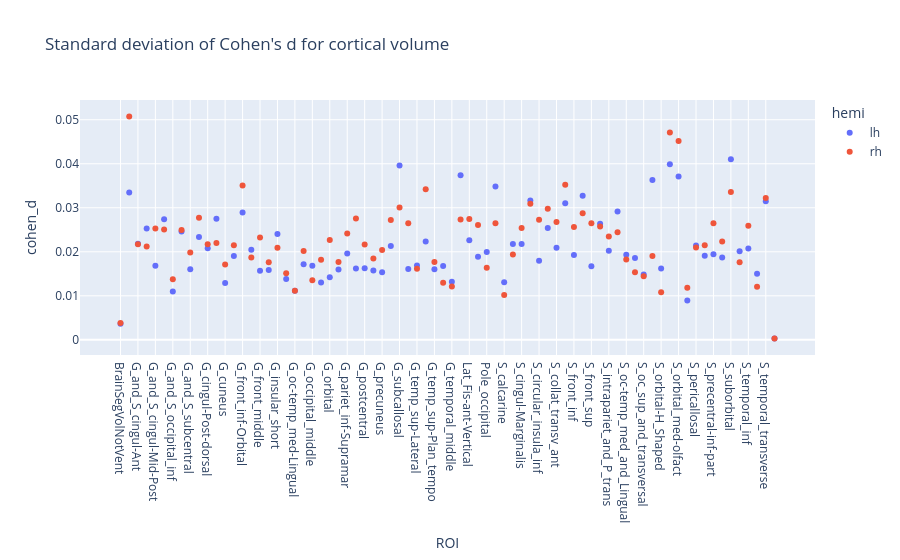

This figure's notebook cell:
### Code cell
std_cohen_d = cohen_d_volume.groupby(["hemi","ROI"])["cohen_d"].std().reset_index()
fig = px.scatter(
    std_cohen_d,
    x="ROI",
    y="cohen_d",
    color="hemi",
    hover_data=["cohen_d"],
    title="Standard deviation of Cohen's d for cortical volume",
).update_traces(orientation="h")
print_figure(fig, filename="figures/std_cohen_d_volume.png")

### Figure 1 — Plotly figure (JSON) as saved in the notebook; plotly's stock layout.template omitted (floating-point values rounded to 4 significant figures)
{"data": [{"hovertemplate": "hemi=lh<br>ROI=%{x}<br>cohen_d=%{y}<extra></extra>", "legendgroup": "lh", "marker": {"color": "#636efa", "symbol": "circle"}, "mode": "markers", "name": "lh", "orientation": "h", "showlegend": true, "type": "scatter", "x": ["BrainSegVolNotVent", "G_Ins_lg_and_S_cent_ins", "G_and_S_cingul-Ant", "G_and_S_cingul-Mid-Ant", "G_and_S_cingul-Mid-Post", "G_and_S_frontomargin", "G_and_S_occipital_inf", "G_and_S_paracentral", "G_and_S_subcentral", "G_and_S_transv_frontopol", "G_cingul-Post-dorsal", "G_cingul-Post-ventral", "G_cuneus", "G_front_inf-Opercular", "G_front_inf-Orbital", "G_front_inf-Triangul", "G_front_middle", "G_front_sup", "G_insular_short", "G_oc-temp_lat-fusifor", "G_oc-temp_med-Lingual", "G_oc-temp_med-Parahip", "G_occipital_middle", "G_occipital_sup", "G_orbital", "G_pariet_inf-Angular", "G_pariet_inf-Supramar", "G_parietal_sup", "G_postcentral", "G_precentral", "G_precuneus", "G_rectus", "G_subcallosal", "G_temp_sup-G_T_transv", "G_temp_sup-Lateral", "G_temp_sup-Plan_polar", "G_temp_sup-Plan_tempo", "G_temporal_inf", "G_temporal_middle", "Lat_Fis-ant-Horizont", "Lat_Fis-ant-Vertical", "Lat_Fis-post", "Pole_occipital", "Pole_temporal", "S_calcarine", "S_central", "S_cingul-Marginalis", "S_circular_insula_ant", "S_circular_insula_inf", "S_circular_insula_sup", "S_collat_transv_ant", "S_collat_transv_post", "S_front_inf", "S_front_middle", "S_front_sup", "S_interm_prim-Jensen", "S_intrapariet_and_P_trans", "S_oc-temp_lat", "S_oc-temp_med_and_Lingual", "S_oc_middle_and_Lunatus", "S_oc_sup_and_transversal", "S_occipital_ant", "S_orbital-H_Shaped", "S_orbital_lateral", "S_orbital_med-olfact", "S_parieto_occipital", "S_pericallosal", "S_postcentral", "S_precentral-inf-part", "S_precentral-sup-part", "S_suborbital", "S_subparietal", "S_temporal_inf", "S_temporal_sup", "S_temporal_transverse", "eTIV"], "xaxis": "x", "y": [0.003668, 0.03346, 0.02182, 0.02528, 0.01683, 0.02738, 0.01096, 0.02459, 0.01602, 0.02334, 0.02078, 0.02753, 0.01293, 0.01906, 0.02893, 0.02045, 0.01569, 0.01588, 0.02405, 0.01383, 0.01117, 0.01715, 0.01682, 0.01302, 0.0142, 0.01598, 0.01961, 0.01619, 0.01625, 0.01575, 0.01535, 0.02131, 0.03959, 0.01607, 0.01691, 0.02233, 0.01605, 0.01679, 0.01318, 0.03737, 0.0226, 0.01888, 0.01994, 0.03482, 0.01311, 0.02179, 0.02177, 0.03166, 0.01798, 0.02539, 0.02092, 0.03101, 0.01926, 0.03273, 0.01672, 0.0264, 0.02024, 0.02915, 0.01931, 0.0186, 0.01485, 0.03633, 0.0162, 0.0399, 0.03712, 0.008948, 0.02144, 0.01911, 0.01947, 0.01871, 0.04102, 0.02013, 0.02076, 0.01503, 0.0315, 0.0003215], "yaxis": "y"}, {"hovertemplate": "hemi=rh<br>ROI=%{x}<br>cohen_d=%{y}<extra></extra>", "legendgroup": "rh", "marker": {"color": "#EF553B", "symbol": "circle"}, "mode": "markers", "name": "rh", "orientation": "h", "showlegend": true, "type": "scatter", "x": ["BrainSegVolNotVent", "G_Ins_lg_and_S_cent_ins", "G_and_S_cingul-Ant", "G_and_S_cingul-Mid-Ant", "G_and_S_cingul-Mid-Post", "G_and_S_frontomargin", "G_and_S_occipital_inf", "G_and_S_paracentral", "G_and_S_subcentral", "G_and_S_transv_frontopol", "G_cingul-Post-dorsal", "G_cingul-Post-ventral", "G_cuneus", "G_front_inf-Opercular", "G_front_inf-Orbital", "G_front_inf-Triangul", "G_front_middle", "G_front_sup", "G_insular_short", "G_oc-temp_lat-fusifor", "G_oc-temp_med-Lingual", "G_oc-temp_med-Parahip", "G_occipital_middle", "G_occipital_sup", "G_orbital", "G_pariet_inf-Angular", "G_pariet_inf-Supramar", "G_parietal_sup", "G_postcentral", "G_precentral", "G_precuneus", "G_rectus", "G_subcallosal", "G_temp_sup-G_T_transv", "G_temp_sup-Lateral", "G_temp_sup-Plan_polar", "G_temp_sup-Plan_tempo", "G_temporal_inf", "G_temporal_middle", "Lat_Fis-ant-Horizont", "Lat_Fis-ant-Vertical", "Lat_Fis-post", "Pole_occipital", "Pole_temporal", "S_calcarine", "S_central", "S_cingul-Marginalis", "S_circular_insula_ant", "S_circular_insula_inf", "S_circular_insula_sup", "S_collat_transv_ant", "S_collat_transv_post", "S_front_inf", "S_front_middle", "S_front_sup", "S_interm_prim-Jensen", "S_intrapariet_and_P_trans", "S_oc-temp_lat", "S_oc-temp_med_and_Lingual", "S_oc_middle_and_Lunatus", "S_oc_sup_and_transversal", "S_occipital_ant", "S_orbital-H_Shaped", "S_orbital_lateral", "S_orbital_med-olfact", "S_parieto_occipital", "S_pericallosal", "S_postcentral", "S_precentral-inf-part", "S_precentral-sup-part", "S_suborbital", "S_subparietal", "S_temporal_inf", "S_temporal_sup", "S_temporal_transverse", "eTIV"], "xaxis": "x", "y": [0.003854, 0.05073, 0.02172, 0.02123, 0.02532, 0.02508, 0.01375, 0.02495, 0.01983, 0.02771, 0.02169, 0.022, 0.0171, 0.02149, 0.03507, 0.01869, 0.02325, 0.0176, 0.02094, 0.01515, 0.01118, 0.02015, 0.01356, 0.01821, 0.02268, 0.01767, 0.02413, 0.02754, 0.02165, 0.01846, 0.02039, 0.02721, 0.03006, 0.02651, 0.01615, 0.03422, 0.01766, 0.01296, 0.0121, 0.02731, 0.02744, 0.02606, 0.01639, 0.0265, 0.01017, 0.01937, 0.02541, 0.03093, 0.02728, 0.02977, 0.02674, 0.03526, 0.02561, 0.02875, 0.0265, 0.02573, 0.02346, 0.02445, 0.01823, 0.01536, 0.01442, 0.01902, 0.01083, 0.0471, 0.04519, 0.01182, 0.02096, 0.02149, 0.02651, 0.02231, 0.03356, 0.01763, 0.02595, 0.01208, 0.0322, 0.0003058], "yaxis": "y"}], "layout": {"legend": {"title": {"text": "hemi"}, "tracegroupgap": 0}, "title": {"text": "Standard deviation of Cohen's d for cortical volume"}, "xaxis": {"anchor": "y", "domain": [0, 1], "title": {"text": "ROI"}}, "yaxis": {"anchor": "x", "domain": [0, 1], "title": {"text": "cohen_d"}}}}
